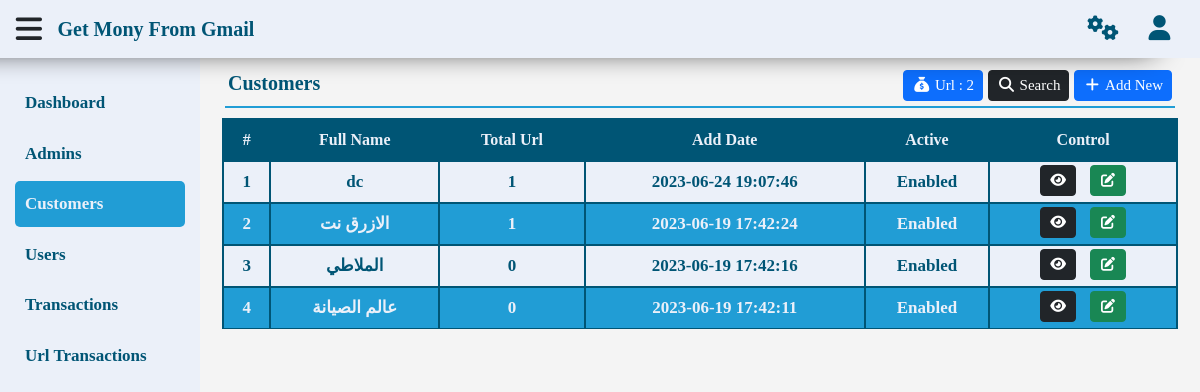
/gmr/customers.php?Page=View (signed in), run on an earlier commit of the app's database.
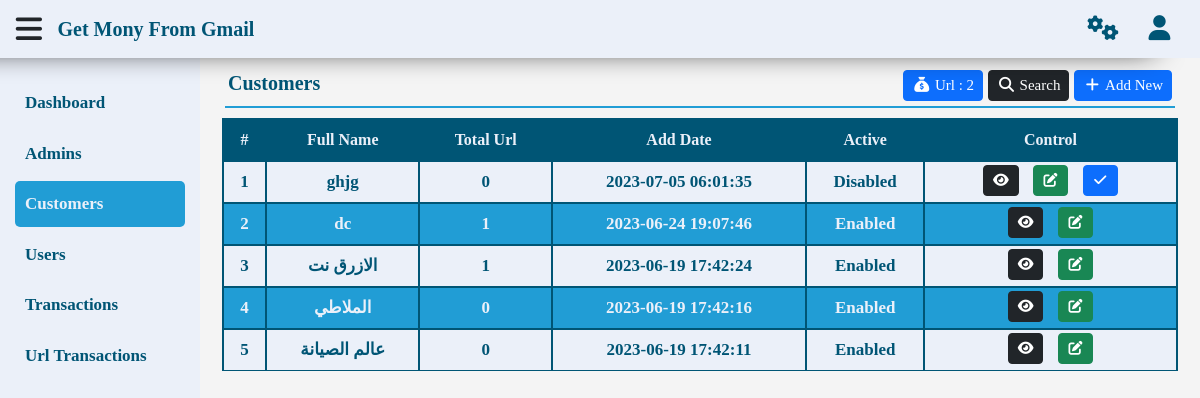
And on a later commit of the database.
### tables this page shows
CREATE TABLE `customers` (
  `id` int(11) NOT NULL,
  `fullname` text NOT NULL,
  `cu_location` text NOT NULL,
  `cu_date` timestamp NOT NULL DEFAULT current_timestamp(),
  `active` int(1) NOT NULL DEFAULT 0
);

### gmr/function.php (called while the page is built, shortened)
<?php
function getData ($table, $where = '1 = 1', $value = null, $by = 'id', $order = 'DESC', $limit = null) {
    global $con;
    $statment = $con->prepare("SELECT * FROM $table WHERE $where ORDER BY $by $order $limit");
    $statment->execute($value);
    return $statment->fetchAll();
}
function getCount ($table, $where = '1 = 1', $value = null) {
    global $con;
    $statment = $con->prepare("SELECT * FROM $table WHERE $where");
    $statment->execute($value);
    return $statment->rowCount();
}
function printName($number) {
    if ($number == 1) {
        return 'Enabled';
    } else {
        return 'Disabled';
    }
}

### gmr/inc/page/customers/view.php (the view, shortened to what this page needs)
<?php
$url = 0;
foreach (getData('url_transactions') as $all) {
    if ($all['ut_state'] == 1) {
        $url += $all['ut_state'];
    }
}
?>
<div class="content">
    <nav class="navbar navbar-expand-lg">
        <a class="navbar-brand">
            <span><?php echo $pageTitle ?></span>
        </a>
        <div class="collapse navbar-collapse" id="navbarSupportedContent">
            <ul class="navbar-nav me-auto mb-2 mb-lg-0">
                <li class="nav-item">
                    <a class="nav-link btn btn-primary btn-sm" aria-current="page" href="#">
                        <i class="fa fa-sack-dollar fa-fw"></i>
                        <span>
                            Url :
                            <?php echo $url ?>
                        </span>
                    </a>
                </li>
                <li class="nav-item">
                    <a class="nav-link btn btn-dark btn-sm" aria-current="page" href="#" id="search">
                        <i class="fa fa-search fa-fw"></i>
                        <span>Search</span>
                    </a>
                </li>
                <li class="nav-item">
                    <a class="nav-link btn btn-primary btn-sm" aria-current="page" href="?Page=Add">
                        <i class="fa fa-plus fa-fw"></i>
                        <span>Add New</span>
                    </a>
                </li>
            </ul>
        </div>
    </nav>
    <div class="container">
        <div class="table-responsive">
            <table class="table">
                <thead>
                    <tr>
                        <th scope="col">#</th>
                        <th scope="col">Full Name</th>
                        <th scope="col">Total Url</th>
                        <th scope="col">Add Date</th>
                        <th scope="col">Active</th>
                        <th scope="col">Control</th>
                    </tr>
                </thead>
                <tbody>
                    <?php $i =1; foreach (getData('customers') as $all) { ?>
                    <tr>
                        <td><?php echo $i ?></td>
                        <td><?php echo $all['fullname'] ?></td>
                        <td>
                            <?php
                                echo getCount('url_transactions','ut_state = 1 and customer = ?',array($all['fullname']));
                            ?>
                        </td>
                        <td><?php echo $all['cu_date'] ?></td>
                        <td><?php echo printName($all['active']) ?></td>
                        <td>
                            <a href="urltransactions.php?Page=View&Customer=<?php echo $all['id'] ?>" class="btn btn-dark btn-sm">
                                <i class="fa fa-eye fa-fw"></i>
                            </a>
                            <a href="?Page=Edit&ID=<?php echo $all['id'] ?>" class="btn btn-success btn-sm">
                                <i class="fa fa-edit fa-fw"></i>
                            </a>
                            <?php if ($all['active'] == 0) { ?>
                            <a href="?Page=Active&ID=<?php echo $all['id'] ?>" class="btn btn-primary btn-sm">
                                <i class="fa fa-check fa-fw"></i>
                            </a>
                            <?php } ?>
                        </td>
                    </tr>
                    <?php $i++; } ?>
                </tbody>
            </table>
        </div>
    </div>
</div>

What changed in the data, as far as the page shows it:
added customers: fullname "ghjg", fullname "0", cu_date "2023-07-05 06:01:35", active "Disabled"
